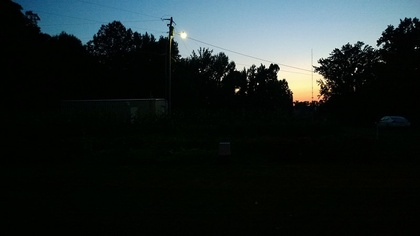
%> input picture img.jpg, 420 x 236 px, shrunk from 800 x 450 before the run
$ octave main.m   (GNU Octave 9; MATLAB toolbox functions it lacks are replaced by stand-ins)
%> lines starting %> are read from the running program, lines starting %| are printed output that depends on the picture
### dft.m
% 实现分离傅里叶变换，并将频谱原点移动至中心
function spectrum = dft(img)
    [h, w] = size(img);
    img = double(img);
    shift = zeros(h,w);
    for x=1:w
        for y=1:h
            shift(y,x) = (-1)^(x+y); % shift map取值
        end
    end
    img = img .* shift; % 频谱图原点转移至中心点
    v = (1:h)';
    y = 1:h;
    a = exp(-1j * 2 * pi * v * y / h);
    sum = 0;
    for i = 1:h
        sum = sum + a(1,i) * img(i,1);
    end
    spectrum = a * img / h; % 对行进行傅里叶变换

    Temp = spectrum; % 保存中间变量

    u = 1:w;
    x = (1:w)';
    spectrum = (Temp * exp(-1j * 2 * pi * x * u / w))/w; % 对列进行傅里叶变换


### homofilter.m
function img_out = homofilter(img, D0, n)
    [h, w] = size(img);
    filter = zeros(h, w); % 定义滤波器
    log_img = log(double(img + 1)); % 求对数 +1 避免出现 ln0
    spectrum = dft(log_img); % 得到频谱图

    center_h = h / 2;
    center_w = w / 2;
    % 计算巴特沃斯高通滤波器 偏移量为2
    for i = 1: h
        for j= 1: w
            D = sqrt((i-center_h)^2 + (j-center_w)^2);
            filter(i,j) = 1 / (1 + (D0 / D)^(2 * n)) + 2;
        end
    end
    % 滤波操作
    imshow(filter,[]);
    spectrum = spectrum .* filter;
    log_img_ft = idft(spectrum);
    img_out = exp(log_img_ft) - 1;

### idft.m
% 实现分离傅里叶反变换
function img = idft(spectrum)
    [h, w] = size(spectrum);
    spectrum = double(spectrum);

    v = (1: h)';
    y = 1: h;
    img = exp(1j*2*pi*v*y/h)*spectrum; % 对行进行反傅里叶变换

    Temp = img; % 保存中间变量

    u = 1: w;
    x = (1: w)';
    img = Temp*exp(1j*2*pi*x*u/w); % 对列进行反傅里叶变换

    shift = zeros(h,w);
    for x=1:w
        for y=1:h
            shift(y,x) = (-1)^(x+y); % 计算shift map
        end
    end
    img = img.*shift; % 还原原始图片

### main.m
clear;
clc;
img = imread('img.jpg');
%> img is the input picture: size 236x420x3 uint8; mean R, G, B 29.6, 38.2, 38.7
gray = rgb2gray(img);   % 转化为灰度图
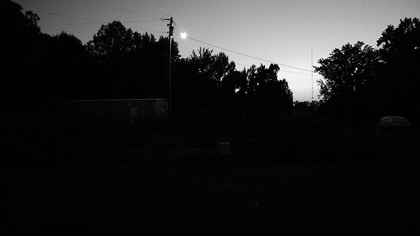
%> gray: size 236x420 uint8; min 0, max 254, mean 35.7

F = dft(gray); % 傅里叶变换
%> after the loop in dft, `for x=1:w`:
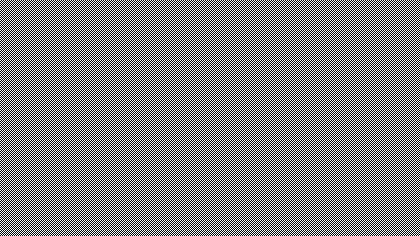
%> shift: size 236x420 double; values -1 (black) and 1 (white), 50% white in thin lines or dots
%> in dft, `img = img .* shift;`:
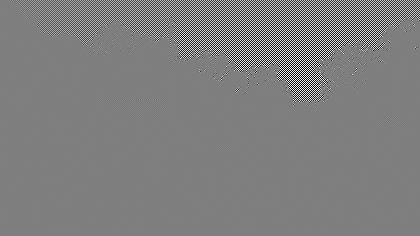
%> img: size 236x420 double; min -252, max 254, mean 0; drawn with min black and max white
F_ = log(abs(F)*10e4 + 1);
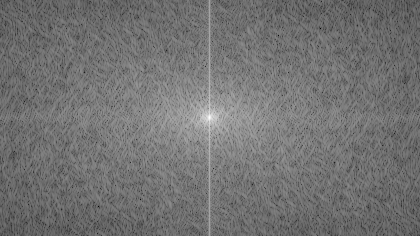
%> F_: size 236x420 double; min 1.47, max 15.09, mean 7.6; drawn with min black and max white
img_out = homofilter(gray,200,2); % 同态滤波
%> in homofilter, `log_img = log(double(img + 1));`:
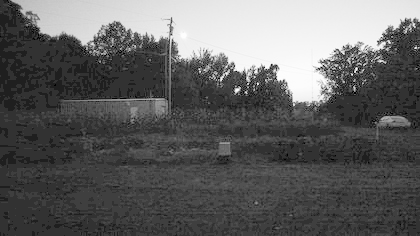
%> log_img: size 236x420 double; min 0, max 5.54, mean 2.12; drawn with min black and max white
%> in dft (call 2), `img = img .* shift;`:
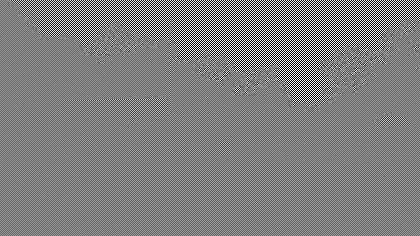
%> img: size 236x420 double; min -5.53, max 5.54, mean -0.000159; drawn with min black and max white
%> after the loop in homofilter, `for i = 1: h`:
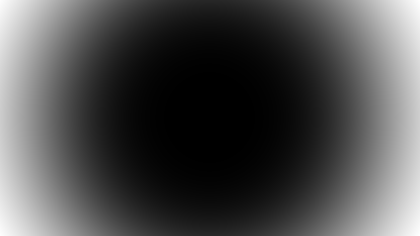
%> filter: size 236x420 double; min 2, max 2.68, mean 2.2; drawn with min black and max white
%> (the run ends here)
